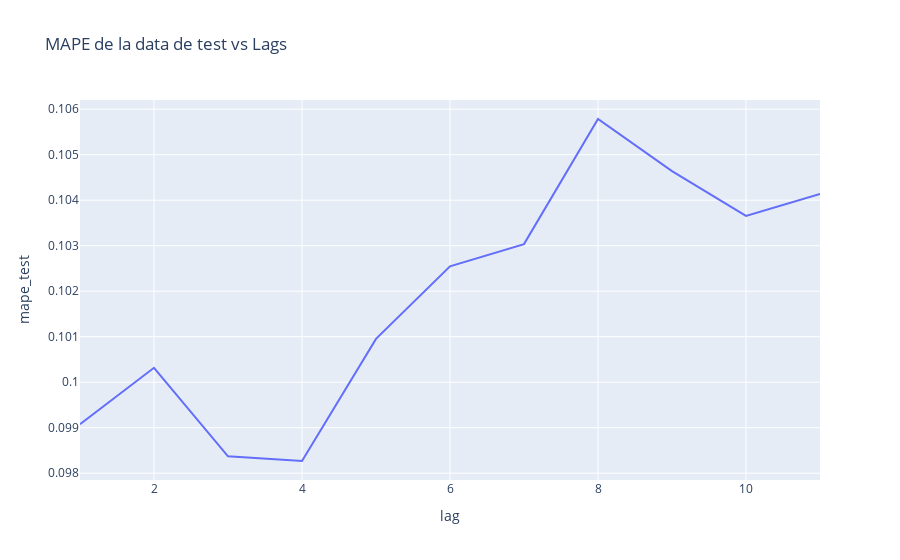

Notebook code for this chart:
### Code cell
fig_mape = px.line(
    df_pruebas, x="lag", y="mape_test", title="MAPE de la data de test vs Lags"
)

fig_mape.show()

### Figure 1 — Plotly figure (JSON) as saved in the notebook; plotly's stock layout.template omitted (floating-point values rounded to 4 significant figures)
{"data": [{"hovertemplate": "lag=%{x}<br>mape_test=%{y}<extra></extra>", "legendgroup": "", "line": {"color": "#636efa", "dash": "solid"}, "marker": {"symbol": "circle"}, "mode": "lines", "name": "", "orientation": "v", "showlegend": false, "type": "scatter", "x": [1, 2, 3, 4, 5, 6, 7, 8, 9, 10, 11], "xaxis": "x", "y": [0.09907, 0.1003, 0.09837, 0.09827, 0.101, 0.1025, 0.103, 0.1058, 0.1046, 0.1037, 0.1041], "yaxis": "y"}], "layout": {"legend": {"tracegroupgap": 0}, "title": {"text": "MAPE de la data de test vs Lags"}, "xaxis": {"anchor": "y", "domain": [0, 1], "title": {"text": "lag"}}, "yaxis": {"anchor": "x", "domain": [0, 1], "title": {"text": "mape_test"}}}}
